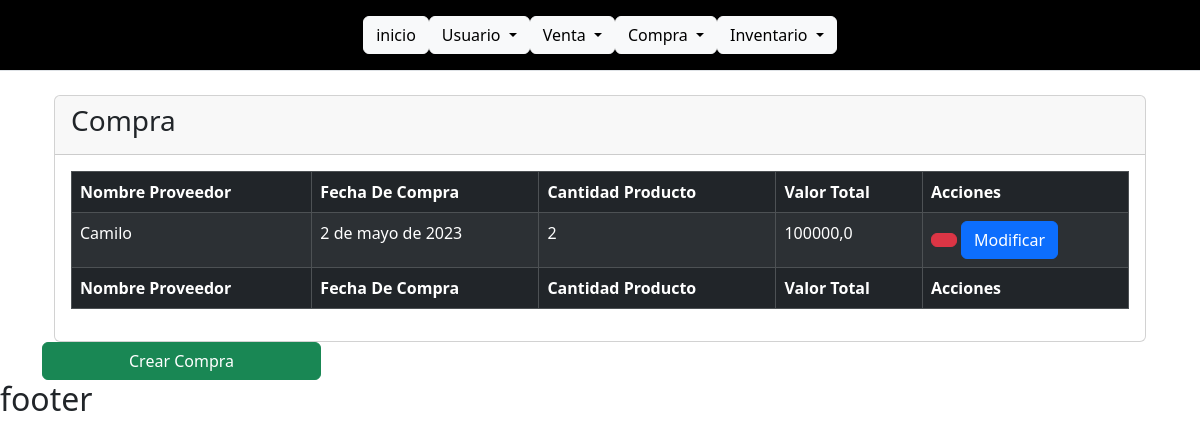
Page /compras/compra/ (signed in) on the committed database.
### compra/models.py (models this page shows, shortened)
class Compra(models.Model):
        fecha_compra= models.DateField(verbose_name="Fecha Compra", help_text="MM/DD/AAAA")
        id_proveedor=models.ForeignKey(Proveedor, on_delete=models.CASCADE,verbose_name="Nombre Proveedor")
        class Meta:
                verbose_name_plural = "Compras"

class  Proveedor(models.Model):
        class Tipo_identificacion(models.TextChoices):
                CEDULA='CC',_("Cédula")
                CEDULA_EXTRANJERIA='CE',_("Cédula de Extranjería")
        tipo_identificacion=models.CharField(max_length=2,choices=Tipo_identificacion.choices,verbose_name="Tipo de Identificación")
        nombre_proveedor= models.CharField(max_length=45,verbose_name="Nombre Proveedor")
        apellido_proveedor= models.CharField(max_length=45,verbose_name="Apellido Proveedor")
        telefono=models.CharField(max_length=10,verbose_name="Teléfono")
        correo_proveedor= models.CharField(max_length=50,verbose_name="Correo Proveedor")
        direccion_proveedor= models.CharField(max_length=50,verbose_name="Dirección Proveedor")
        class Estado_proveedor(models.TextChoices):
                ACTIVO='1',_("Activo")
                INACTIVO='0',_("Inactivo")
        estado_proveedor=models.CharField(max_length=1,choices=Estado_proveedor.choices,default=Estado_proveedor.ACTIVO,verbose_name="Estado Proveedor")
        class Meta:
                verbose_name_plural = "Proveedores"

class Detalle_compra(models.Model):
        cantidad_producto=models.IntegerField(max_length=45,verbose_name="Cantidad Producto")
        valor_total=models.FloatField(max_length=45,verbose_name="Valor Total Compra")
        class Meta:
                verbose_name_plural = "detalles_compras"

### compra/views.py (the view)
# urls.py: path('compra/', compra_listar, name="compra"),
@login_required
def compra_listar(request):
    titulo = "Compra"
    modulo="compras"
    compra = Compra.objects.all()
    context = {
        "titulo": titulo,
        "modulo":modulo,
        "compras": compra
    }
    return render(request, "compras/compra/listar.html", context)

### base/templates/compras/compra/listar.html (shortened to what this page needs)
{% extends 'partials/body.html' %}
{% load bootstrap_icons %}
{% block contenido %}
<div class="wrapper">
  <section class="content">
    <div class="container-fluid">
      <div class="row">
        <div class="col-12">
          <div class="card">
            <div class="card-header">
              <h3 class="card-title"> {{titulo}} </h3>
            </div>
            <div class="card-body">
              <table id="example1" class="table table-bordered table-striped table-dark">
                <thead>
                  <tr>
                    <th>Nombre Proveedor</th>
                    <th>Fecha De Compra</th>
                    <th>Cantidad Producto</th>
                    <th>Valor Total</th>
                    <th>Acciones</th>
                  </tr>
              </thead>
            <tbody>
              {% for compra in compras %}
              <tr>
                <td>{{ compra.id_proveedor.nombre_proveedor }}</td>
                <td>{{compra.fecha_compra}}</td>
                <td>{{ compra.id_detalle_compra.cantidad_producto }}</td>
                <td>{{ compra.id_detalle_compra.valor_total }}</td>
                <td>
                  <button  type="button" data-cafe-bar="{{compra.id}}" class="btnEliminar btn btn-danger"
                  data-bs-toggle="modal" data-bs-target="#modalConf">
              </button>
                  <a
                    class="btn btn-primary"
                    href="{% url 'compra-modificar' compra.id %}"
                    >Modificar</a
                  >
                </td>
              </tr>
             {% endfor %}
            </tbody>
            <tfoot>
              <tr>
                <th>Nombre Proveedor</th>
                <th>Fecha De Compra</th>
                <th>Cantidad Producto</th>
                <th>Valor Total</th>
                <th>Acciones</th>
              </tr>
            </tfoot>
              </table>
            </div>
          </div>
        </div>
      </div>
    </div>
  </section>
  <a href="{% url 'compra-crear' %}" class="btn btn-success w-25">Crear {{titulo}}</a>
</div>
{% endblock contenido %}

### rows in the picture
Compra: id_proveedor.nombre_proveedor "Camilo", fecha_compra "2 de mayo de 2023", id_detalle_compra.cantidad_producto "2", id_detalle_compra.valor_total "100000,0"

### other values in the picture
{{ titulo }} "Compra"
